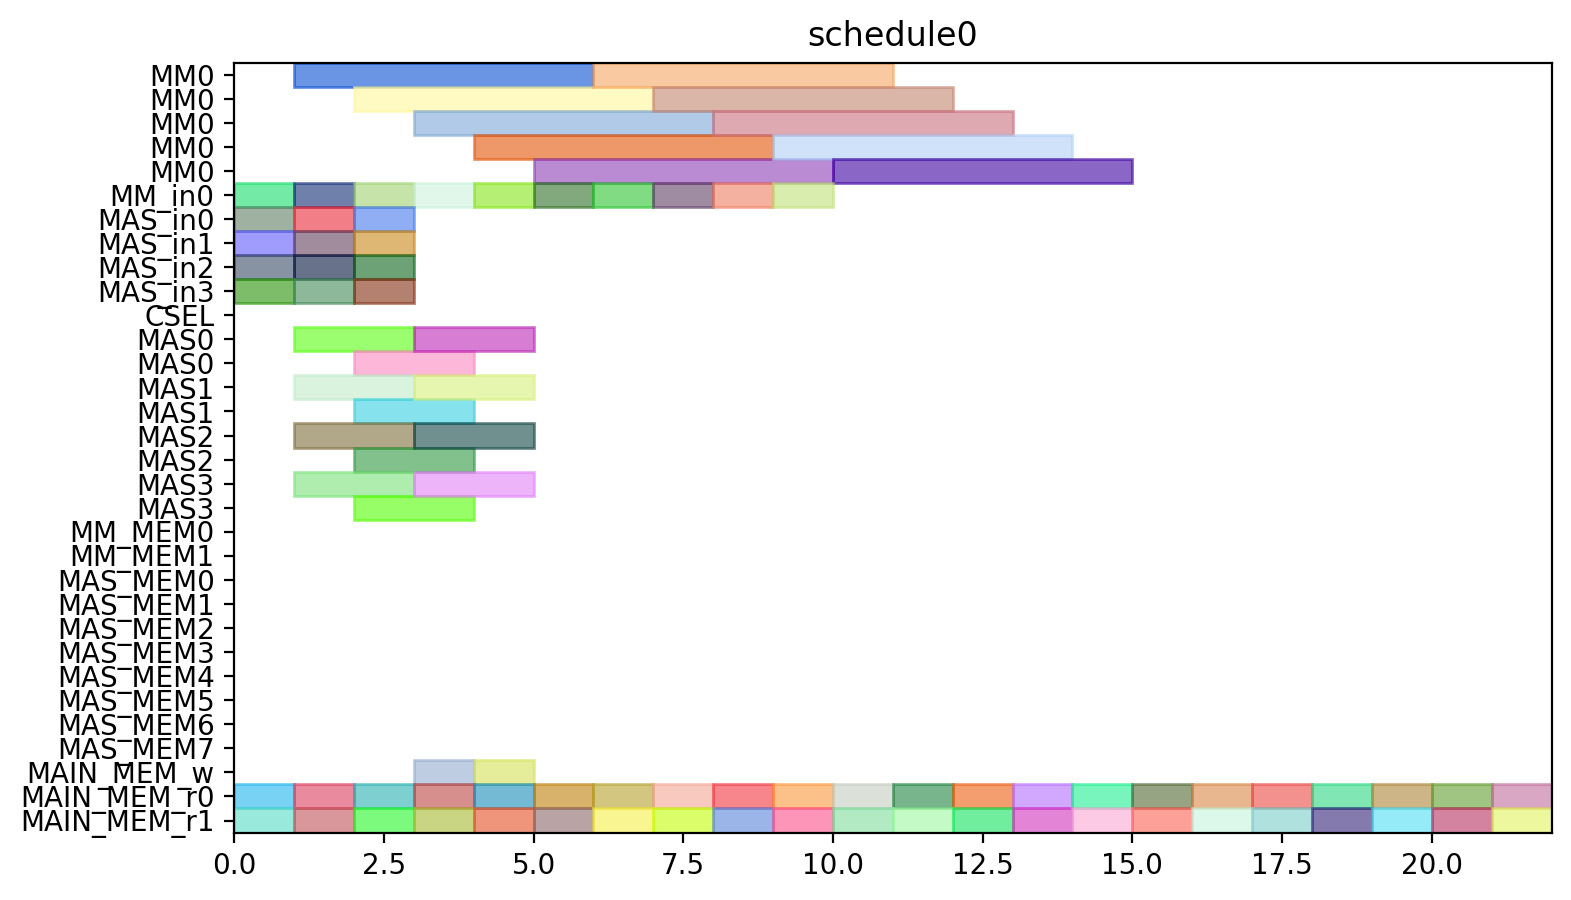

Source code (Python):
from pyschedule import Scenario, solvers, plotters, alt


def solve():
	horizon = 90
	S = Scenario("schedule0", horizon=horizon)

	# resource
	MM = S.Resources('MM', num=1, size=5)
	MM_in = S.Resources('MM_in', num=1)
	MAS_in = S.Resources('MAS_in', num=4)
	CSEL = S.Resource('CSEL')
	MAS = S.Resources('MAS', num=4, size=2, periods=range(1, horizon))
	MM_MEM = S.Resources('MM_MEM', num=2)
	MAS_MEM = S.Resources('MAS_MEM', num=8)
	MAIN_MEM_w = S.Resource('MAIN_MEM_w', size=1)
	MAIN_MEM_r = S.Resources('MAIN_MEM_r', num=2)

	# result of previous scheduling

	# new tasks
	c10_t0 = S.Task('c10_t0', length=5, delay_cost=1)
	c10_t0 += alt(MM)
	c10_t0_in = S.Task('c10_t0_in', length=1, delay_cost=1)
	c10_t0_in += alt(MM_in)
	S += c10_t0_in*MM_in[0]<=c10_t0*MM[0]

	c10_t0_mem0 = S.Task('c10_t0_mem0', length=1, delay_cost=1)
	c10_t0_mem0 += MAIN_MEM_r[0]
	c10_t0_mem1 = S.Task('c10_t0_mem1', length=1, delay_cost=1)
	c10_t0_mem1 += MAIN_MEM_r[1]
	c10_t1 = S.Task('c10_t1', length=5, delay_cost=1)
	c10_t1 += alt(MM)
	c10_t1_in = S.Task('c10_t1_in', length=1, delay_cost=1)
	c10_t1_in += alt(MM_in)
	S += c10_t1_in*MM_in[0]<=c10_t1*MM[0]

	c10_t1_mem0 = S.Task('c10_t1_mem0', length=1, delay_cost=1)
	c10_t1_mem0 += MAIN_MEM_r[0]
	c10_t1_mem1 = S.Task('c10_t1_mem1', length=1, delay_cost=1)
	c10_t1_mem1 += MAIN_MEM_r[1]
	c10_t2 = S.Task('c10_t2', length=2, delay_cost=1)
	c10_t2 += alt(MAS)
	c10_t2_in = S.Task('c10_t2_in', length=1, delay_cost=1)
	c10_t2_in += alt(MAS_in)
	S += c10_t2_in*MAS_in[0]<=c10_t2*MAS[0]

	S += c10_t2_in*MAS_in[1]<=c10_t2*MAS[1]

	S += c10_t2_in*MAS_in[2]<=c10_t2*MAS[2]

	S += c10_t2_in*MAS_in[3]<=c10_t2*MAS[3]

	c10_t2_mem0 = S.Task('c10_t2_mem0', length=1, delay_cost=1)
	c10_t2_mem0 += MAIN_MEM_r[0]
	c10_t2_mem1 = S.Task('c10_t2_mem1', length=1, delay_cost=1)
	c10_t2_mem1 += MAIN_MEM_r[1]
	c10_t3 = S.Task('c10_t3', length=2, delay_cost=1)
	c10_t3 += alt(MAS)
	c10_t3_in = S.Task('c10_t3_in', length=1, delay_cost=1)
	c10_t3_in += alt(MAS_in)
	S += c10_t3_in*MAS_in[0]<=c10_t3*MAS[0]

	S += c10_t3_in*MAS_in[1]<=c10_t3*MAS[1]

	S += c10_t3_in*MAS_in[2]<=c10_t3*MAS[2]

	S += c10_t3_in*MAS_in[3]<=c10_t3*MAS[3]

	c10_t3_mem0 = S.Task('c10_t3_mem0', length=1, delay_cost=1)
	c10_t3_mem0 += MAIN_MEM_r[0]
	c10_t3_mem1 = S.Task('c10_t3_mem1', length=1, delay_cost=1)
	c10_t3_mem1 += MAIN_MEM_r[1]
	c20_t0 = S.Task('c20_t0', length=5, delay_cost=1)
	c20_t0 += alt(MM)
	c20_t0_in = S.Task('c20_t0_in', length=1, delay_cost=1)
	c20_t0_in += alt(MM_in)
	S += c20_t0_in*MM_in[0]<=c20_t0*MM[0]

	c20_t0_mem0 = S.Task('c20_t0_mem0', length=1, delay_cost=1)
	c20_t0_mem0 += MAIN_MEM_r[0]
	c20_t0_mem1 = S.Task('c20_t0_mem1', length=1, delay_cost=1)
	c20_t0_mem1 += MAIN_MEM_r[1]
	c20_t1 = S.Task('c20_t1', length=5, delay_cost=1)
	c20_t1 += alt(MM)
	c20_t1_in = S.Task('c20_t1_in', length=1, delay_cost=1)
	c20_t1_in += alt(MM_in)
	S += c20_t1_in*MM_in[0]<=c20_t1*MM[0]

	c20_t1_mem0 = S.Task('c20_t1_mem0', length=1, delay_cost=1)
	c20_t1_mem0 += MAIN_MEM_r[0]
	c20_t1_mem1 = S.Task('c20_t1_mem1', length=1, delay_cost=1)
	c20_t1_mem1 += MAIN_MEM_r[1]
	c20_t2 = S.Task('c20_t2', length=2, delay_cost=1)
	c20_t2 += alt(MAS)
	c20_t2_in = S.Task('c20_t2_in', length=1, delay_cost=1)
	c20_t2_in += alt(MAS_in)
	S += c20_t2_in*MAS_in[0]<=c20_t2*MAS[0]

	S += c20_t2_in*MAS_in[1]<=c20_t2*MAS[1]

	S += c20_t2_in*MAS_in[2]<=c20_t2*MAS[2]

	S += c20_t2_in*MAS_in[3]<=c20_t2*MAS[3]

	c20_t2_mem0 = S.Task('c20_t2_mem0', length=1, delay_cost=1)
	c20_t2_mem0 += MAIN_MEM_r[0]
	c20_t2_mem1 = S.Task('c20_t2_mem1', length=1, delay_cost=1)
	c20_t2_mem1 += MAIN_MEM_r[1]
	c20_t3 = S.Task('c20_t3', length=2, delay_cost=1)
	c20_t3 += alt(MAS)
	c20_t3_in = S.Task('c20_t3_in', length=1, delay_cost=1)
	c20_t3_in += alt(MAS_in)
	S += c20_t3_in*MAS_in[0]<=c20_t3*MAS[0]

	S += c20_t3_in*MAS_in[1]<=c20_t3*MAS[1]

	S += c20_t3_in*MAS_in[2]<=c20_t3*MAS[2]

	S += c20_t3_in*MAS_in[3]<=c20_t3*MAS[3]

	c20_t3_mem0 = S.Task('c20_t3_mem0', length=1, delay_cost=1)
	c20_t3_mem0 += MAIN_MEM_r[0]
	c20_t3_mem1 = S.Task('c20_t3_mem1', length=1, delay_cost=1)
	c20_t3_mem1 += MAIN_MEM_r[1]
	c01_t0 = S.Task('c01_t0', length=5, delay_cost=1)
	c01_t0 += alt(MM)
	c01_t0_in = S.Task('c01_t0_in', length=1, delay_cost=1)
	c01_t0_in += alt(MM_in)
	S += c01_t0_in*MM_in[0]<=c01_t0*MM[0]

	c01_t0_mem0 = S.Task('c01_t0_mem0', length=1, delay_cost=1)
	c01_t0_mem0 += MAIN_MEM_r[0]
	c01_t0_mem1 = S.Task('c01_t0_mem1', length=1, delay_cost=1)
	c01_t0_mem1 += MAIN_MEM_r[1]
	c01_t1 = S.Task('c01_t1', length=5, delay_cost=1)
	c01_t1 += alt(MM)
	c01_t1_in = S.Task('c01_t1_in', length=1, delay_cost=1)
	c01_t1_in += alt(MM_in)
	S += c01_t1_in*MM_in[0]<=c01_t1*MM[0]

	c01_t1_mem0 = S.Task('c01_t1_mem0', length=1, delay_cost=1)
	c01_t1_mem0 += MAIN_MEM_r[0]
	c01_t1_mem1 = S.Task('c01_t1_mem1', length=1, delay_cost=1)
	c01_t1_mem1 += MAIN_MEM_r[1]
	c01_t2 = S.Task('c01_t2', length=2, delay_cost=1)
	c01_t2 += alt(MAS)
	c01_t2_in = S.Task('c01_t2_in', length=1, delay_cost=1)
	c01_t2_in += alt(MAS_in)
	S += c01_t2_in*MAS_in[0]<=c01_t2*MAS[0]

	S += c01_t2_in*MAS_in[1]<=c01_t2*MAS[1]

	S += c01_t2_in*MAS_in[2]<=c01_t2*MAS[2]

	S += c01_t2_in*MAS_in[3]<=c01_t2*MAS[3]

	c01_t2_mem0 = S.Task('c01_t2_mem0', length=1, delay_cost=1)
	c01_t2_mem0 += MAIN_MEM_r[0]
	c01_t2_mem1 = S.Task('c01_t2_mem1', length=1, delay_cost=1)
	c01_t2_mem1 += MAIN_MEM_r[1]
	c01_t3 = S.Task('c01_t3', length=2, delay_cost=1)
	c01_t3 += alt(MAS)
	c01_t3_in = S.Task('c01_t3_in', length=1, delay_cost=1)
	c01_t3_in += alt(MAS_in)
	S += c01_t3_in*MAS_in[0]<=c01_t3*MAS[0]

	S += c01_t3_in*MAS_in[1]<=c01_t3*MAS[1]

	S += c01_t3_in*MAS_in[2]<=c01_t3*MAS[2]

	S += c01_t3_in*MAS_in[3]<=c01_t3*MAS[3]

	c01_t3_mem0 = S.Task('c01_t3_mem0', length=1, delay_cost=1)
	c01_t3_mem0 += MAIN_MEM_r[0]
	c01_t3_mem1 = S.Task('c01_t3_mem1', length=1, delay_cost=1)
	c01_t3_mem1 += MAIN_MEM_r[1]
	c11_t0 = S.Task('c11_t0', length=5, delay_cost=1)
	c11_t0 += alt(MM)
	c11_t0_in = S.Task('c11_t0_in', length=1, delay_cost=1)
	c11_t0_in += alt(MM_in)
	S += c11_t0_in*MM_in[0]<=c11_t0*MM[0]

	c11_t0_mem0 = S.Task('c11_t0_mem0', length=1, delay_cost=1)
	c11_t0_mem0 += MAIN_MEM_r[0]
	c11_t0_mem1 = S.Task('c11_t0_mem1', length=1, delay_cost=1)
	c11_t0_mem1 += MAIN_MEM_r[1]
	c11_t1 = S.Task('c11_t1', length=5, delay_cost=1)
	c11_t1 += alt(MM)
	c11_t1_in = S.Task('c11_t1_in', length=1, delay_cost=1)
	c11_t1_in += alt(MM_in)
	S += c11_t1_in*MM_in[0]<=c11_t1*MM[0]

	c11_t1_mem0 = S.Task('c11_t1_mem0', length=1, delay_cost=1)
	c11_t1_mem0 += MAIN_MEM_r[0]
	c11_t1_mem1 = S.Task('c11_t1_mem1', length=1, delay_cost=1)
	c11_t1_mem1 += MAIN_MEM_r[1]
	c11_t2 = S.Task('c11_t2', length=2, delay_cost=1)
	c11_t2 += alt(MAS)
	c11_t2_in = S.Task('c11_t2_in', length=1, delay_cost=1)
	c11_t2_in += alt(MAS_in)
	S += c11_t2_in*MAS_in[0]<=c11_t2*MAS[0]

	S += c11_t2_in*MAS_in[1]<=c11_t2*MAS[1]

	S += c11_t2_in*MAS_in[2]<=c11_t2*MAS[2]

	S += c11_t2_in*MAS_in[3]<=c11_t2*MAS[3]

	c11_t2_mem0 = S.Task('c11_t2_mem0', length=1, delay_cost=1)
	c11_t2_mem0 += MAIN_MEM_r[0]
	c11_t2_mem1 = S.Task('c11_t2_mem1', length=1, delay_cost=1)
	c11_t2_mem1 += MAIN_MEM_r[1]
	c11_t3 = S.Task('c11_t3', length=2, delay_cost=1)
	c11_t3 += alt(MAS)
	c11_t3_in = S.Task('c11_t3_in', length=1, delay_cost=1)
	c11_t3_in += alt(MAS_in)
	S += c11_t3_in*MAS_in[0]<=c11_t3*MAS[0]

	S += c11_t3_in*MAS_in[1]<=c11_t3*MAS[1]

	S += c11_t3_in*MAS_in[2]<=c11_t3*MAS[2]

	S += c11_t3_in*MAS_in[3]<=c11_t3*MAS[3]

	c11_t3_mem0 = S.Task('c11_t3_mem0', length=1, delay_cost=1)
	c11_t3_mem0 += MAIN_MEM_r[0]
	c11_t3_mem1 = S.Task('c11_t3_mem1', length=1, delay_cost=1)
	c11_t3_mem1 += MAIN_MEM_r[1]
	c21_t0 = S.Task('c21_t0', length=5, delay_cost=1)
	c21_t0 += alt(MM)
	c21_t0_in = S.Task('c21_t0_in', length=1, delay_cost=1)
	c21_t0_in += alt(MM_in)
	S += c21_t0_in*MM_in[0]<=c21_t0*MM[0]

	c21_t0_mem0 = S.Task('c21_t0_mem0', length=1, delay_cost=1)
	c21_t0_mem0 += MAIN_MEM_r[0]
	c21_t0_mem1 = S.Task('c21_t0_mem1', length=1, delay_cost=1)
	c21_t0_mem1 += MAIN_MEM_r[1]
	c21_t1 = S.Task('c21_t1', length=5, delay_cost=1)
	c21_t1 += alt(MM)
	c21_t1_in = S.Task('c21_t1_in', length=1, delay_cost=1)
	c21_t1_in += alt(MM_in)
	S += c21_t1_in*MM_in[0]<=c21_t1*MM[0]

	c21_t1_mem0 = S.Task('c21_t1_mem0', length=1, delay_cost=1)
	c21_t1_mem0 += MAIN_MEM_r[0]
	c21_t1_mem1 = S.Task('c21_t1_mem1', length=1, delay_cost=1)
	c21_t1_mem1 += MAIN_MEM_r[1]
	c21_t2 = S.Task('c21_t2', length=2, delay_cost=1)
	c21_t2 += alt(MAS)
	c21_t2_in = S.Task('c21_t2_in', length=1, delay_cost=1)
	c21_t2_in += alt(MAS_in)
	S += c21_t2_in*MAS_in[0]<=c21_t2*MAS[0]

	S += c21_t2_in*MAS_in[1]<=c21_t2*MAS[1]

	S += c21_t2_in*MAS_in[2]<=c21_t2*MAS[2]

	S += c21_t2_in*MAS_in[3]<=c21_t2*MAS[3]

	c21_t2_mem0 = S.Task('c21_t2_mem0', length=1, delay_cost=1)
	c21_t2_mem0 += MAIN_MEM_r[0]
	c21_t2_mem1 = S.Task('c21_t2_mem1', length=1, delay_cost=1)
	c21_t2_mem1 += MAIN_MEM_r[1]
	c21_t3 = S.Task('c21_t3', length=2, delay_cost=1)
	c21_t3 += alt(MAS)
	c21_t3_in = S.Task('c21_t3_in', length=1, delay_cost=1)
	c21_t3_in += alt(MAS_in)
	S += c21_t3_in*MAS_in[0]<=c21_t3*MAS[0]

	S += c21_t3_in*MAS_in[1]<=c21_t3*MAS[1]

	S += c21_t3_in*MAS_in[2]<=c21_t3*MAS[2]

	S += c21_t3_in*MAS_in[3]<=c21_t3*MAS[3]

	c21_t3_mem0 = S.Task('c21_t3_mem0', length=1, delay_cost=1)
	c21_t3_mem0 += MAIN_MEM_r[0]
	c21_t3_mem1 = S.Task('c21_t3_mem1', length=1, delay_cost=1)
	c21_t3_mem1 += MAIN_MEM_r[1]
	c000 = S.Task('c000', length=2, delay_cost=1)
	c000 += alt(MAS)
	c000_in = S.Task('c000_in', length=1, delay_cost=1)
	c000_in += alt(MAS_in)
	S += c000_in*MAS_in[0]<=c000*MAS[0]

	S += c000_in*MAS_in[1]<=c000*MAS[1]

	S += c000_in*MAS_in[2]<=c000*MAS[2]

	S += c000_in*MAS_in[3]<=c000*MAS[3]

	S += 0<c000

	c000_w = S.Task('c000_w', length=1, delay_cost=1)
	c000_w += alt(MAIN_MEM_w)
	S += c000 <= c000_w

	c000_mem0 = S.Task('c000_mem0', length=1, delay_cost=1)
	c000_mem0 += MAIN_MEM_r[0]
	c000_mem1 = S.Task('c000_mem1', length=1, delay_cost=1)
	c000_mem1 += MAIN_MEM_r[1]
	c001 = S.Task('c001', length=2, delay_cost=1)
	c001 += alt(MAS)
	c001_in = S.Task('c001_in', length=1, delay_cost=1)
	c001_in += alt(MAS_in)
	S += c001_in*MAS_in[0]<=c001*MAS[0]

	S += c001_in*MAS_in[1]<=c001*MAS[1]

	S += c001_in*MAS_in[2]<=c001*MAS[2]

	S += c001_in*MAS_in[3]<=c001*MAS[3]

	S += 0<c001

	c001_w = S.Task('c001_w', length=1, delay_cost=1)
	c001_w += alt(MAIN_MEM_w)
	S += c001 <= c001_w

	c001_mem0 = S.Task('c001_mem0', length=1, delay_cost=1)
	c001_mem0 += MAIN_MEM_r[0]
	c001_mem1 = S.Task('c001_mem1', length=1, delay_cost=1)
	c001_mem1 += MAIN_MEM_r[1]
	solvers.mip.solve(S,msg=1,kind='CPLEX',ratio_gap=1.01)

	solution = [['hoge']*len(S.solution()[1]) for i in range(len(S.solution()))]
	for i in range(len(S.solution())):
		for j in range(len(S.solution()[i])):
			solution[i][j]=str(S.solution()[i][j])
	print(solution)

	cycles = int(solution[-1][3])

	pic_file_name = "/home/mfukuda/ABE/multiRAM_multiMAS_16mux/scheduling_result/stage5MM1_stage2MAS4/FROB/schedule0.png"
	if(S.solution() != []):
		plotters.matplotlib.plot(S,img_filename=pic_file_name, show_task_labels=False, fig_size=(cycles*0.25+3, 5))

	return solution
